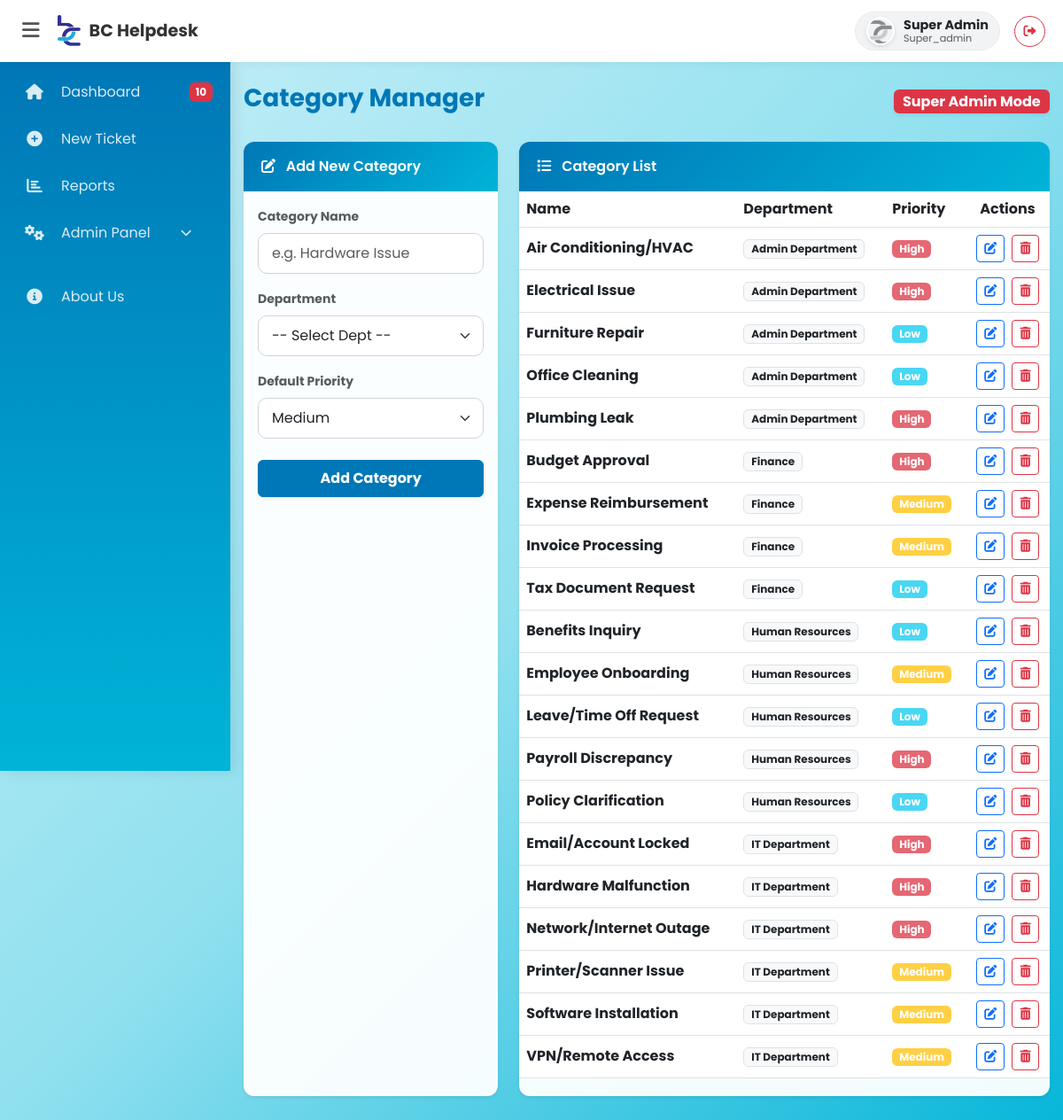
/admin_categories.php (signed in), run on the app's committed database.
### tables this page shows
CREATE TABLE `users` (
  `id` int(11) NOT NULL,
  `username` varchar(50) NOT NULL,
  `email` varchar(100) NOT NULL,
  `phone` varchar(20) DEFAULT NULL,
  `password` varchar(255) NOT NULL,
  `role` varchar(50) NOT NULL DEFAULT 'employee',
  `is_active` tinyint(1) DEFAULT '0',
  `created_at` timestamp NULL DEFAULT CURRENT_TIMESTAMP,
  `branch_id` int(11) DEFAULT NULL,
  `profile_image` varchar(255) DEFAULT NULL,
  `dept_id` int(11) DEFAULT NULL,
  `reset_token` varchar(10) DEFAULT NULL,
  `reset_expires` datetime DEFAULT NULL
);

CREATE TABLE `categories` (
  `id` int(11) NOT NULL,
  `name` varchar(100) NOT NULL,
  `default_priority` enum('Low','Medium','High') DEFAULT 'Medium',
  `dept_id` int(11) DEFAULT NULL
);

CREATE TABLE `departments` (
  `id` int(11) NOT NULL,
  `name` varchar(100) NOT NULL,
  `created_at` timestamp NULL DEFAULT CURRENT_TIMESTAMP
);

### admin_categories.php (the view, shortened to what this page needs)
<?php
require 'config/db.php';
require 'includes/header.php';
require 'includes/navbar.php';
$current_role = $_SESSION['role'];
$manager_dept_id = 0;
$manager_dept_name = "Unknown";
$edit_mode = false;
$edit_data = ['name' => '', 'default_priority' => 'Medium', 'id' => '', 'dept_id' => ''];
if ($current_role == 'manager') {
    $sql = "SELECT c.*, d.name as dept_name FROM categories c
            LEFT JOIN departments d ON c.dept_id = d.id
            WHERE c.dept_id = $manager_dept_id
            ORDER BY c.name ASC";
} else {
    $sql = "SELECT c.*, d.name as dept_name FROM categories c
            LEFT JOIN departments d ON c.dept_id = d.id
            ORDER BY d.name ASC, c.name ASC";
}
$categories = $conn->query($sql);
?>
<div class="container mt-4 mb-5">
    <div class="d-flex justify-content-between align-items-center mb-4 flex-wrap gap-2">
        <h3 class="fw-bold" style="color: #0077b6;">Category Manager</h3>
        <?php if($current_role == 'manager'): ?>
            <span class="badge bg-info text-dark fs-6 shadow-sm"><i class="fas fa-building me-1"></i> <?= htmlspecialchars($manager_dept_name) ?></span>
        <?php else: ?>
            <span class="badge bg-danger fs-6 shadow-sm">Super Admin Mode</span>
        <?php endif; ?>
    </div>
    <div class="row g-4">
        <div class="col-lg-4">
            <div class="card shadow-sm h-100">
                <div class="card-header theme-header">
                    <i class="fas fa-edit me-2"></i> <?= $edit_mode ? 'Edit Category' : 'Add New Category' ?>
                </div>
                <div class="card-body">
                    <form method="POST">
                        <div class="mb-3">
                            <label class="form-label fw-bold small text-muted">Category Name</label>
                            <input type="text" name="name" class="form-control" value="<?= htmlspecialchars($edit_data['name']) ?>" required placeholder="e.g. Hardware Issue">
                        </div>
                        <?php if ($current_role == 'super_admin'): ?>
                            <div class="mb-3">
                                <label class="form-label fw-bold small text-muted">Department</label>
                                <select name="dept_id" class="form-select" required>
                                    <option value="">-- Select Dept --</option>
                                </select>
                            </div>
                        <?php endif; ?>
                        <div class="mb-4">
                            <label class="form-label fw-bold small text-muted">Default Priority</label>
                            <select name="default_priority" class="form-select">
                                <option value="Medium" <?= $edit_data['default_priority']=='Medium'?'selected':'' ?>>Medium</option>
                            </select>
                        </div>
                        <button type="submit" name="save_category" class="btn btn-primary w-100 fw-bold shadow-sm">
                            <?= $edit_mode ? 'Update Category' : 'Add Category' ?>
                        </button>
                    </form>
                </div>
            </div>
        </div>
        <div class="col-lg-8">
            <div class="card shadow-sm h-100">
                <div class="card-header theme-header">
                    <i class="fas fa-list me-2"></i> Category List
                </div>
                <div class="card-body p-0">
                    <div class="table-responsive">
                        <table class="table table-hover align-middle mb-0">
                            <thead class="theme-table-head">
                                <tr>
                                    <th>Name</th>
                                    <th>Department</th>
                                    <th>Priority</th>
                                    <th class="text-center">Actions</th>
                                </tr>
                            </thead>
                            <tbody>
                                <?php while($row = $categories->fetch_assoc()): ?>
                                <tr>
                                    <td class="fw-bold text-dark"><?= htmlspecialchars($row['name']) ?></td>
                                    <td>
                                        <span class="badge bg-light text-dark border">
                                            <?= htmlspecialchars($row['dept_name'] ?? 'Unassigned') ?>
                                        </span>
                                    </td>
                                    <td>
                                        <span class="badge bg-<?= $row['default_priority']=='High'?'danger':($row['default_priority']=='Medium'?'warning':'info') ?> bg-opacity-75">
                                            <?= $row['default_priority'] ?>
                                        </span>
                                    </td>
                                    <td class="text-center">
                                        <a href="?edit=<?= $row['id'] ?>" class="btn btn-sm btn-outline-primary me-1"><i class="fas fa-edit"></i></a>
                                        <form method="POST" class="d-inline" onsubmit="return confirm('Delete category?');">
                                            <button type="submit" name="delete_category" class="btn btn-sm btn-outline-danger"><i class="fas fa-trash-alt"></i></button>
                                        </form>
                                    </td>
                                </tr>
                                <?php endwhile; ?>
                            </tbody>
                        </table>
                    </div>
                </div>
            </div>
        </div>
    </div>
</div>
<?php require 'includes/footer.php'; ?>

### includes/header.php (shortened to what this page needs)
<!DOCTYPE html>
<html lang="en">
<head>
    <link href="https://cdn.jsdelivr.net/npm/bootstrap@5.3.0/dist/css/bootstrap.min.css" rel="stylesheet">
    <link href="https://cdnjs.cloudflare.com/ajax/libs/font-awesome/6.0.0/css/all.min.css" rel="stylesheet">
</head>
<body>

### includes/navbar.php (shortened to what this page needs)
<?php
$pending_alert = 0;
if (isset($_SESSION['role']) && $_SESSION['role'] != 'employee' && isset($conn)) {
    $notify_sql = "SELECT COUNT(*) as count FROM tickets WHERE status = 'Open'";
    $notify_res = $conn->query($notify_sql);
    if ($notify_res) {
        $row = $notify_res->fetch_assoc();
        $pending_alert = $row['count'];
    }
}
$navbar_username = isset($_SESSION['username']) ? $_SESSION['username'] : "Guest";
$navbar_pic = "assets/images/default_avatar.png";
if (isset($_SESSION['user_id']) && isset($conn)) {
    $user_id = $_SESSION['user_id'];
    $sql = "SELECT username, profile_image FROM users WHERE id = $user_id";
    $result = mysqli_query($conn, $sql);
    if ($result && $row = mysqli_fetch_assoc($result)) {
        $navbar_username = $row['username'];
        if (!empty($row['profile_image']) && file_exists(__DIR__ . '/../uploads/' . $row['profile_image'])) {
            $navbar_pic = 'uploads/' . $row['profile_image'];
        }
    }
}
?>
<nav class="topbar">
    <div class="brand-area">
        <button id="menu-toggle" onclick="toggleSidebar()">
            <i class="fas fa-bars"></i>
        </button>
        <a href="dashboard.php" class="brand-link">
            <img src="assets/images/proflogo.png" alt="Logo">
            <span class="brand-text">BC Helpdesk</span>
        </a>
    </div>
    <div class="d-flex align-items-center">
        <a href="profile.php" class="text-decoration-none me-3">
            <div class="user-badge">
                <img src="<?= $navbar_pic ?>" alt="Profile" class="navbar-profile-pic">
                <div class="d-flex flex-column" style="line-height: 1.1;">
                    <span class="fw-bold text-dark" style="font-size: 0.9rem;"><?= htmlspecialchars($navbar_username) ?></span>
                    <?php if(isset($_SESSION['role'])): ?>
                        <small class="text-muted" style="font-size: 0.7rem;"><?= ucfirst($_SESSION['role']) ?></small>
                    <?php endif; ?>
                </div>
            </div>
        </a>
        <a href="logout.php" class="btn btn-outline-danger btn-sm rounded-circle" title="Logout" style="width: 35px; height: 35px; display: flex; align-items: center; justify-content: center;">
            <i class="fas fa-sign-out-alt"></i>
        </a>
    </div>
</nav>
<div class="sidebar" id="sidebar-wrapper">
    <ul class="sidebar-nav">
        <li class="nav-item">
            <a class="nav-link" href="dashboard.php" title="Dashboard">
                <i class="fas fa-home"></i>
                <span>Dashboard</span>
                <?php if($pending_alert > 0): ?>
                    <span class="badge-alert"><?= $pending_alert ?></span>
                <?php endif; ?>
            </a>
        </li>
        <li class="nav-item">
            <a class="nav-link" href="ticket_create.php" title="New Ticket">
                <i class="fas fa-plus-circle"></i> <span>New Ticket</span>
            </a>
        </li>
        <?php if(isset($_SESSION['role']) && $_SESSION['role'] != 'employee'): ?>
        <li class="nav-item">
            <a class="nav-link" href="reports.php" title="Reports">
                <i class="fas fa-chart-bar"></i> <span>Reports</span>
            </a>
        </li>
        <?php endif; ?>
        <?php if(isset($_SESSION['role']) && ($_SESSION['role'] == 'super_admin' || $_SESSION['role'] == 'manager')): ?>
        <li class="nav-item">
            <a class="nav-link" data-bs-toggle="collapse" href="#adminSubmenu" role="button" aria-expanded="false" title="Admin Panel">
                <i class="fas fa-cogs"></i> <span>Admin Panel</span>
                <i class="fas fa-chevron-down ms-auto" style="font-size: 0.8rem;"></i>
            </a>
        </li>
        <?php endif; ?>
        <li class="nav-item mt-4">
            <a class="nav-link" href="about.php" title="About Us">
                <i class="fas fa-info-circle"></i> <span>About Us</span>
            </a>
        </li>
    </ul>
</div>

### includes/footer.php (shortened to what this page needs)
</body>
</html>

### includes/header.php (style rules this page uses)
:root { --primary-blue: #00b4d8; --light-blue: #caf0f8; --dark-blue: #0077b6; --glass-bg: rgba(255, 255, 255, 0.95); --glass-border: 1px solid rgba(255, 255, 255, 0.3); --glass-shadow: 0 8px 32px 0 rgba(31, 38, 135, 0.15); }
body { font-family: 'Poppins', sans-serif; background: linear-gradient(135deg, #caf0f8 0%, #90e0ef 50%, #00b4d8 100%); background-attachment: fixed; min-height: 100vh; color: #333; overflow-x: hidden; }
.card { background: var(--glass-bg) !important; backdrop-filter: blur(4px); border: var(--glass-border); box-shadow: var(--glass-shadow); border-radius: 15px; margin-bottom: 20px; transition: transform 0.2s ease, box-shadow 0.2s ease; width: 100%; }
.table { background-color: transparent !important; margin-bottom: 0; }
.table thead { background-color: var(--light-blue); color: var(--dark-blue); }
.table-responsive { overflow-x: auto; -webkit-overflow-scrolling: touch; }
.btn-primary { background-color: var(--primary-blue); border-color: var(--primary-blue); font-weight: 500; padding: 8px 16px; }
.form-control, .form-select { border-radius: 10px; border: 1px solid #ced4da; padding: 10px 15px; font-size: 1rem; }
h1, h2, h3, h4, h5 { color: var(--dark-blue); font-weight: 600; }
body > .container, body > .container-fluid { padding-bottom: 3rem; padding-left: 15px; padding-right: 15px; }

### includes/navbar.php (style rules this page uses)
:root { --sidebar-width: 260px; --sidebar-collapsed-width: 70px; --topbar-height: 70px; --sidebar-bg: linear-gradient(180deg, var(--dark-blue, #0d6efd) 0%, var(--primary-blue, #0a58ca) 100%); }
.sidebar { height: 100vh; width: var(--sidebar-width); position: fixed; top: var(--topbar-height); left: 0; background: var(--sidebar-bg); transition: width 0.3s ease, margin-left 0.3s ease; z-index: 1000; box-shadow: 4px 0 15px rgba(0,0,0,0.1); overflow-y: auto; padding-bottom: 50px; overflow-x: hidden; }
.sidebar-nav { list-style: none; padding: 0; margin: 0; margin-top: 10px; }
.sidebar-nav .nav-item { margin-bottom: 5px; width: 100%; position: relative; }
.sidebar-nav .nav-link { color: rgba(255,255,255,0.85); padding: 12px 20px; font-size: 1rem; display: flex; align-items: center; transition: background 0.2s, color 0.2s; border-left: 4px solid transparent; text-decoration: none; white-space: nowrap; overflow: hidden; position: relative; }
.sidebar-nav .nav-link i { min-width: 30px; text-align: center; margin-right: 15px; font-size: 1.1rem; }
.topbar { position: fixed; top: 0; left: 0; right: 0; height: var(--topbar-height); background: white; box-shadow: 0 2px 10px rgba(0,0,0,0.05); z-index: 1050; display: flex; align-items: center; justify-content: space-between; padding: 0 20px; }
.brand-area { display: flex; align-items: center; min-width: 200px; }
.brand-link { text-decoration: none; color: #333; display: flex; align-items: center; font-weight: 700; font-size: 1.2rem; }
.brand-link img { height: 35px; width: auto; margin-right: 10px; }
#menu-toggle { background: none; border: none; font-size: 1.4rem; color: #555; cursor: pointer; margin-right: 15px; padding: 5px; transition: 0.2s; }
body { padding-left: var(--sidebar-width); padding-top: var(--topbar-height); transition: padding-left 0.3s ease; background-color: #f8f9fa; }
.badge-alert { background-color: #dc3545; color: white; font-size: 0.75rem; padding: 2px 7px; border-radius: 6px; margin-left: auto; font-weight: bold; animation: pulse-red 2s infinite; }
.user-badge { display: flex; align-items: center; padding: 5px 12px; background: #f1f3f5; border-radius: 30px; transition: 0.2s; border: 1px solid #e9ecef; }
.navbar-profile-pic { width: 32px; height: 32px; object-fit: cover; border-radius: 50%; margin-right: 10px; border: 2px solid #fff; box-shadow: 0 2px 5px rgba(0,0,0,0.1); }

### admin_categories.php (style rules this page uses)
body { font-family: 'Poppins', sans-serif; background-color: #f8f9fa; }
.theme-header { background: linear-gradient(135deg, #0077b6 0%, #00b4d8 100%); color: white; border-bottom: none; font-weight: 600; }
.theme-table-head { background-color: #caf0f8 !important; color: #0077b6 !important; }
.card { border: none; border-radius: 12px; box-shadow: 0 4px 6px rgba(0,0,0,0.05); }
.card-header { border-radius: 12px 12px 0 0 !important; padding: 1rem 1.25rem; }
.btn-primary { background: #0077b6; border-color: #0077b6; }

### data on the page
users: profile_image (picture), username "Super Admin"
categories: name "Air Conditioning/HVAC", dept.name "Admin Department", default_priority "High"
categories: name "Electrical Issue", dept.name "Admin Department", default_priority "High"
categories: name "Furniture Repair", dept.name "Admin Department", default_priority "Low"
categories: name "Office Cleaning", dept.name "Admin Department", default_priority "Low"
categories: name "Plumbing Leak", dept.name "Admin Department", default_priority "High"
categories: name "Budget Approval", dept.name "Finance", default_priority "High"
categories: name "Expense Reimbursement", dept.name "Finance", default_priority "Medium"
categories: name "Invoice Processing", dept.name "Finance", default_priority "Medium"
categories: name "Tax Document Request", dept.name "Finance", default_priority "Low"
categories: name "Benefits Inquiry", dept.name "Human Resources", default_priority "Low"
categories: name "Employee Onboarding", dept.name "Human Resources", default_priority "Medium"
categories: name "Leave/Time Off Request", dept.name "Human Resources", default_priority "Low"
categories: name "Payroll Discrepancy", dept.name "Human Resources", default_priority "High"
categories: name "Policy Clarification", dept.name "Human Resources", default_priority "Low"
categories: name "Email/Account Locked", dept.name "IT Department", default_priority "High"
categories: name "Hardware Malfunction", dept.name "IT Department", default_priority "High"
categories: name "Network/Internet Outage", dept.name "IT Department", default_priority "High"
categories: name "Printer/Scanner Issue", dept.name "IT Department", default_priority "Medium"
categories: name "Software Installation", dept.name "IT Department", default_priority "Medium"
categories: name "VPN/Remote Access", dept.name "IT Department", default_priority "Medium"

### other printed values
$_SESSION['role'] "Super_admin"
$pending_alert "10"
